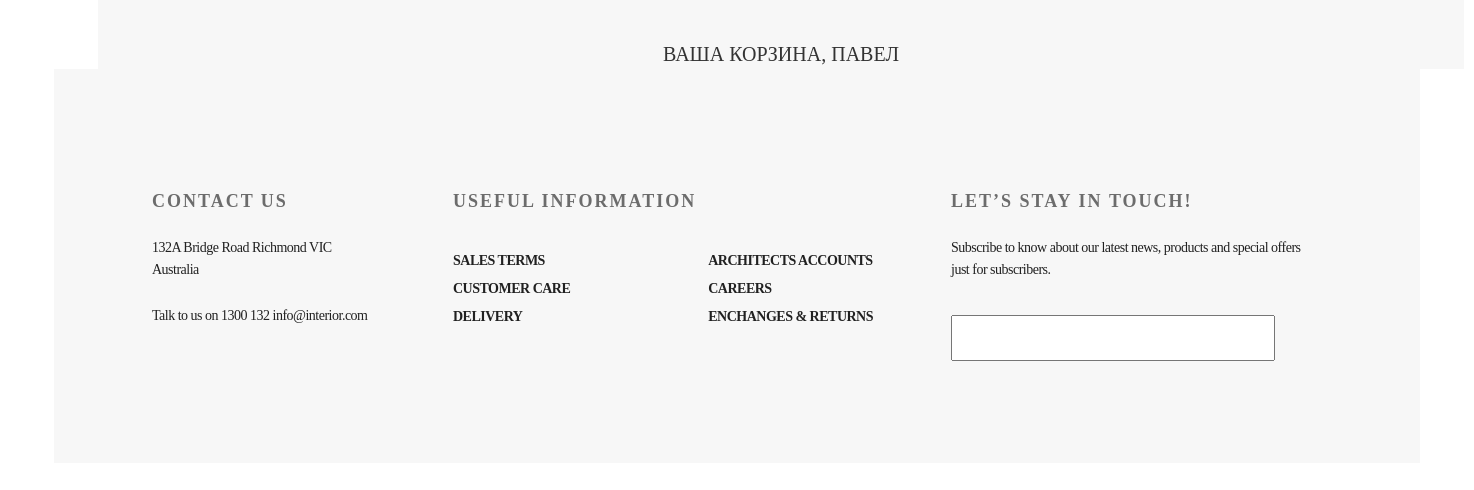
The page /basket/ (signed in) on the database as committed earlier.
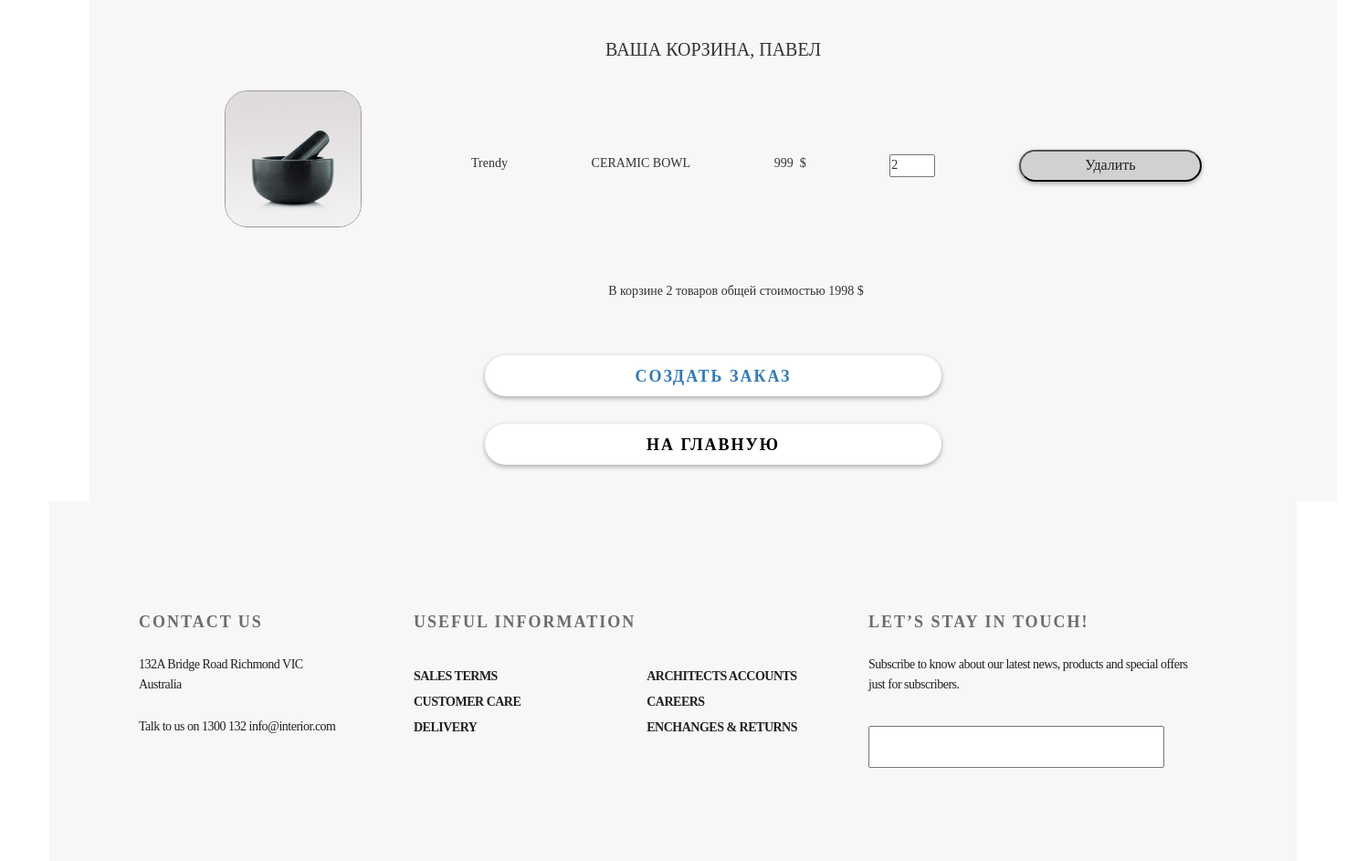
The same page on the database as committed later.
### basketapp/models.py (models this page shows, shortened)
class Basket(models.Model):
    user = models.ForeignKey(settings.AUTH_USER_MODEL, on_delete=models.CASCADE, related_name="baskets")
    product = models.ForeignKey(Product, on_delete=models.CASCADE) # означает, что проще объединить продукты, чем бить по моделям в корзине
    quantity = models.PositiveIntegerField(verbose_name='количество', default=0)
    add_datetime = models.DateTimeField(verbose_name='время добавления', auto_now_add=True)
    def _get_product_cost(self):
        return self.product.price * self.quantity
    product_cost = property(_get_product_cost)
    def _get_total_quantity(self):
        _items = Basket.objects.filter(user=self.user)
        _totalquantity = sum(list(map(lambda x: x.quantity, _items))) #вытащить свойство quantity из _items (Basket.objects.filter(user=self.user))
        return _totalquantity
    total_quantity = property(_get_total_quantity)
    def total_cost(self):
        _items = Basket.objects.filter(user=self.user)
        _totalcost = sum(list(map(lambda x: x.product_cost, _items)))
        return _totalcost

### mainapp/models.py (models this page shows, shortened)
class Product(models.Model):
    name = models.CharField(max_length=32, unique=True)
    description = models.TextField(verbose_name='Описание')
    price = models.PositiveIntegerField(verbose_name='Цена')
    rating = models.PositiveIntegerField(verbose_name='Рейтинг', default=1)
    alt = models.CharField(max_length=255, verbose_name='Текст рисунка', default='Текст по умолчанию')
    category = models.ForeignKey(Category, on_delete=models.PROTECT)  # Выбираем эту, как наиболее простую.
    image = models.ImageField(upload_to='products', null=True, blank=True)
    isTrendy = models.BooleanField(verbose_name='Товар сейчас в тренде?', default=False)
    isTopSlider = models.BooleanField(verbose_name='Товар должен быть в верхнем слайдере?', default=False)
    SlideNo = models.PositiveIntegerField(verbose_name='Номер слайда в карусели', null=True, blank=True)
    isHot = models.BooleanField(verbose_name='Горячее предложение?', default=False)
    isNew = models.BooleanField(verbose_name='Поместить товар в раздел "новое"?', default=False)
    quantity = models.PositiveIntegerField(verbose_name='Количество на складе', default=1)
    isActive = models.BooleanField(verbose_name='Категория активна', default=True)

class Category(models.Model):
    name = models.CharField(max_length=32, unique=True)  # Category & Product должны быть связаны.
    image = models.ImageField(upload_to='products', null=True)

### authapp/models.py (models this page shows, shortened)
class ShopUser(AbstractUser):
    avatar = models.ImageField(upload_to='user_avatar', blank=True)
    age = models.PositiveIntegerField(verbose_name='Возраст', null=True, default=18)
    activation_key = models.CharField(max_length=128, blank=True)
    activation_key_expires = models.DateTimeField(default=now() + timedelta(hours=48))

### basketapp/views.py (the view)
# urls.py: path('basket/', include('basketapp.urls', namespace='basket')),
def basket(request):
    title = 'Your basket'
    basket_items = Basket.objects.filter(user=request.user).order_by('product__category')
    content = {
        'title': title,
        'basket_items': basket_items,
    }
    return render(request, 'basket.html', content)

### context_processors/basketProc.py (called while the page is built)
def basketProc(request):
    print(f'context processor basket works')
    basket = []
    if request.user.is_authenticated:
        basket_items = Basket.objects.filter(user=request.user)
        for i in basket_items:
            basket.append(i.product.category.name)
            basket.append(i.product.name)
            basket.append(i.product.price)
    return {
        'BasketP': basket
    }

### basketapp/templates/basket.html (shortened to what this page needs)
{% extends 'basketbase.html' %}
{% load staticfiles %}
{% block content %}
    {% include "inc/record_include.html" %}
{% endblock %}

### basketapp/templates/inc/record_include.html
{% load static %}
    {% for item in basket_items %}
<div class="basket_record">
    <a style="margin-top: 50px; margin-left: 50px;" href="#"><img class="basket_product_image" src="{{ item.product.image.url }}" alt="{{ item.product.short_desc }}"></a>
    <div class="basket_product_text">
        <span class="category_name">{{ item.product.category.name }}</span>
        <span class="product_name">{{ item.product.name }}</span>
        <span class="product_price">{{ item.product.price }}&nbsp $</span>
        <input class="number_field_basket" type="number" name="{{ item.pk }}" min="0" value="{{ item.quantity }}">
        <button type="submit" class="inner_delete_button" name="{{ item.pk }}">Удалить</button>
    </div>
</div>
    {% endfor %}
    {% if basket_items %}
        <div class="basket_summary">
            <br><br><br>
            В корзине {{ basket_items.0.total_quantity }} товаров общей стоимостью
            {{ basket_items.0.total_cost }} $
        </div>
    <br>
    <br>
    <br>
            <div class="order_create">
        <a href="{% url 'ordersapp:order_create' %}">
            создать заказ
        </a>
    </div>
                <div class="go_index_from_basket" >
        <a href="{% url 'main:index' %}">
            на главную
        </a>
        </div>
<br>
<br>
    {% endif %}

Rows that differ between the two databases and show on the page:
added Basket: product.image (picture), product.category.name "Trendy", product.name "CERAMIC BOWL", product.price "999", quantity "2", user+quantity "2", user+product+quantity "1998"
Other text that changed with them:
text now shown: "В корзине товаров общей стоимостью $ СОЗДАТЬ ЗАКАЗ НА ГЛАВНУЮ"
